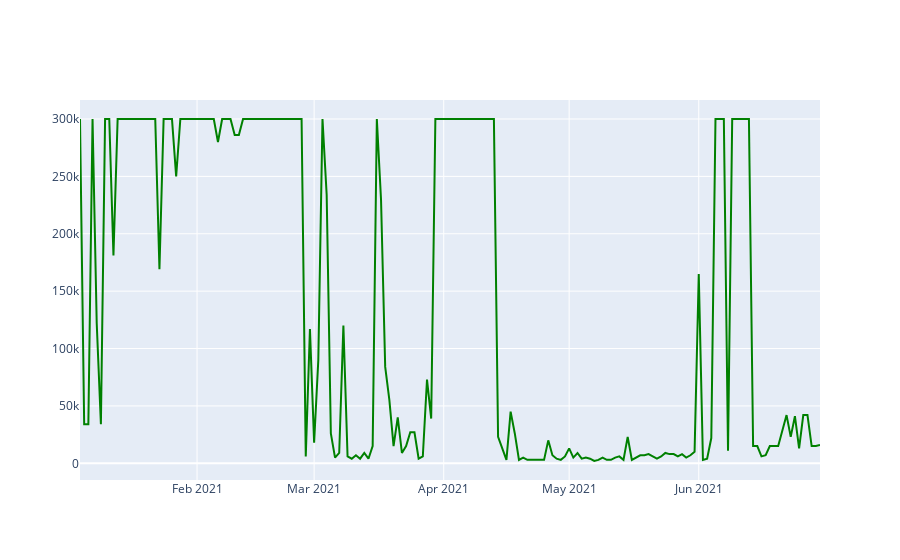

Notebook source saved alongside this figure:
### Code cell
fig = go.Figure(data=go.Scatter(x=line_datast['Fecha'],
                               y=line_datast['Colonias'],
                               mode='lines',
                               marker=dict(color='green')
                               )
               )
fig.show()

### Figure 1 — Plotly figure (JSON) as saved in the notebook; plotly's stock layout.template omitted (floating-point values rounded to 4 significant figures; data arrays with more than 128 entries replaced by an {"elided": "..."} marker saying what was removed)
{"data": [{"marker": {"color": "green"}, "mode": "lines", "type": "scatter", "x": {"elided": "175 str values"}, "y": {"elided": "175 int values"}}], "layout": {}}
